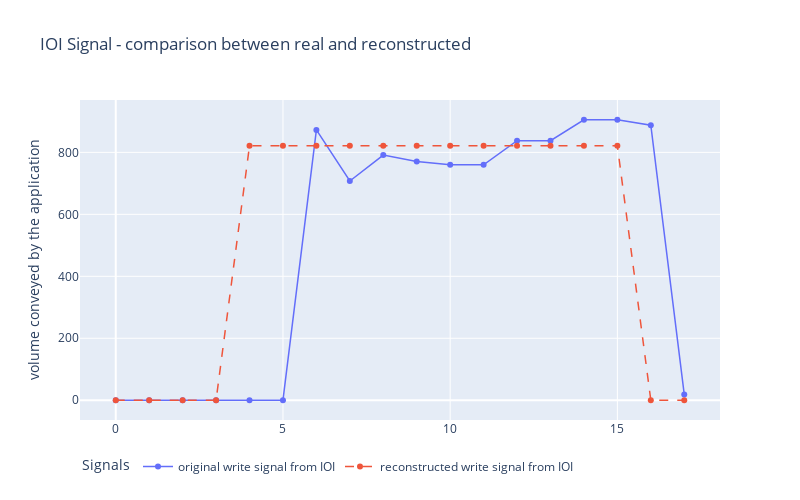

The notebook cell this image was saved under:
### Code cell
plot_detected_phases_compare(job_id, merge=True, show_phases=False, 
                             ts=(timestamps, original_write, sim_write_bw), 
                             width=800, height=500)

### Figure 1 — Plotly figure (JSON) as saved in the notebook; plotly's stock layout.template omitted (floating-point values rounded to 4 significant figures)
{"data": [{"line": {"width": 1.5}, "mode": "lines+markers", "name": "original write signal from IOI", "text": ["class=0", "class=0", "class=0", "class=0", "class=0", "class=0", "class=1", "class=1", "class=1", "class=1", "class=1", "class=1", "class=1", "class=1", "class=1", "class=1", "class=1", "class=0"], "type": "scatter", "x": [0, 1, 2, 3, 4, 5, 6, 7, 8, 9, 10, 11, 12, 13, 14, 15, 16, 17], "y": [0, 0, 0, 0, 0, 0.1311, 872.4, 707.5, 791.3, 770.2, 759.8, 759.8, 837.8, 837.7, 905.2, 905.2, 887.5, 18.8]}, {"line": {"dash": "dash", "width": 1.5}, "mode": "lines+markers", "name": "reconstructed write signal from IOI", "text": ["class=0", "class=0", "class=0", "class=0", "class=1", "class=1", "class=1", "class=1", "class=1", "class=1", "class=1", "class=1", "class=1", "class=1", "class=1", "class=1", "class=0", "class=0"], "type": "scatter", "x": [0, 1, 2, 3, 4, 5, 6, 7, 8, 9, 10, 11, 12, 13, 14, 15, 16, 17], "y": [0, 0, 0, 0, 821.3, 821.3, 821.3, 821.3, 821.3, 821.3, 821.3, 821.3, 821.3, 821.3, 821.3, 821.3, 0, 0]}], "layout": {"height": 500, "legend": {"orientation": "h", "title": {"text": "Signals"}, "yanchor": "top"}, "title": {"text": "IOI Signal - comparison between real and reconstructed"}, "width": 800, "yaxis": {"title": {"text": "volume conveyed by the application"}}}}
